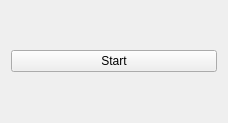
<?xml version="1.0" encoding="UTF-8"?>
<ui version="4.0">
 <class>KeyRecorderWindow</class>
 <widget class="QWidget" name="KeyRecorderWindow">
  <property name="geometry">
   <rect>
    <x>0</x>
    <y>0</y>
    <width>228</width>
    <height>123</height>
   </rect>
  </property>
  <property name="windowTitle">
   <string>KeyRecorderWindow</string>
  </property>
  <layout class="QVBoxLayout" name="verticalLayout">
   <item>
    <widget class="QPushButton" name="pushButton">
     <property name="text">
      <string>Start</string>
     </property>
    </widget>
   </item>
  </layout>
 </widget>
 <resources/>
 <connections/>
</ui>
